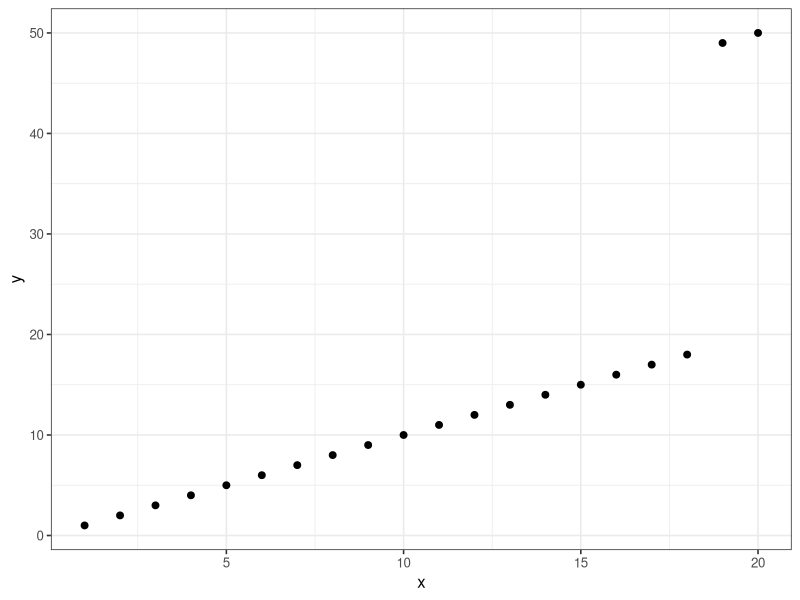

Generate this figure with R: (Note: this script raises an error after producing the figure.)
## ---- chunk 1
library(tidyverse)
library(broom)
library(palmerpenguins)
library(MASS) # needed for rlm
df <- tibble(x = 1:20, y = c(1:18, 49:50))
ggplot(df, aes(x, y)) + 
  geom_point(size = 2) + theme_bw(base_size = 12)
## ---- chunk 2
fit_lm <- lm(y ~ x, data = df) 
fit_rlm <- rlm(y ~ x, data = df) 
## ---- chunk 3
# modify augment method to the desired output
dfa <- augment(fit_rlm)
## ---- chunk 4
knitr::include_graphics("images/tutorial03-rlm-1.png")
## ---- chunk 5
library(palmerpenguins)
lm1 <- lm(bill_length_mm ~ species + bill_depth_mm + flipper_length_mm + body_mass_g + sex, data = penguins)
rlm1 <- rlm(bill_length_mm ~ . , data = penguins)
